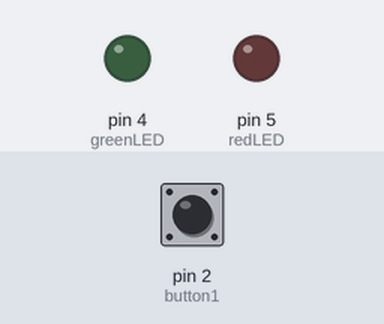
Bench run of a sketch on a simulated Arduino Uno, built with avr-gcc and run on an emulated ATmega328P. Parts: output pins drawn as LEDs (lit = HIGH). Inputs (shaded band) come from the test bench; at power-on: pin 2 (button1) HIGH.

Above: at 1.2 s.
1.3 s: pin 2 (button1) pulled LOW for 0.15 s
At 3.1 s:
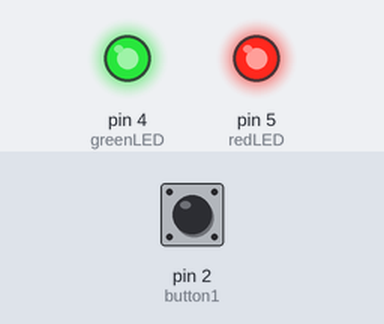
4.4 s: pin 2 (button1) pulled LOW for 1 s
At 4.8 s:
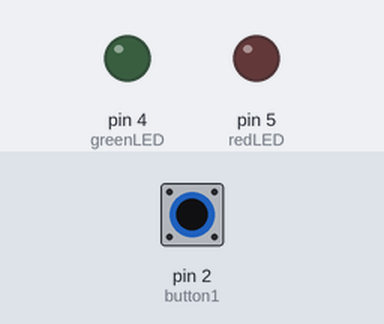
6.9 s: pin 2 (button1) pulled LOW for 3.2 s
At 10.7 s:
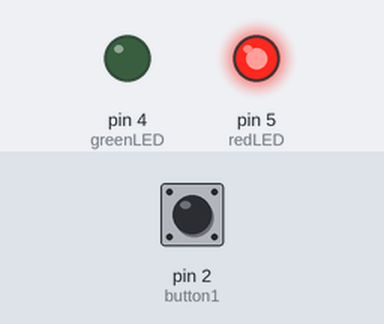
Timing chart, 0 to 18.4 s (numbered marks = the images above; inputs shaded):
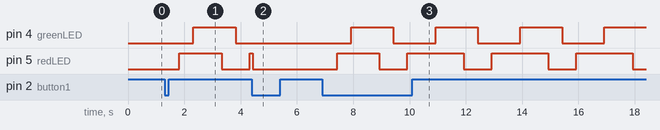

Measured:
- after the input at 1.3 s, pin 4 (greenLED): LOW → HIGH after 1.0 s, → LOW 1.5 s later; pin 5 (redLED): LOW → HIGH after 0.52 s, → LOW 1.5 s later, → HIGH 1.0 s later
- after the input at 4.4 s, pin 4 (greenLED): stays LOW (without the input it goes to HIGH after 0.92 s); pin 5 (redLED): HIGH → LOW after 0.03 s instead of 1.9 s
- after the input at 6.9 s, pin 4 (greenLED): alternates HIGH for 1.5 s and LOW for 1.5 s, starting after 1.0 s; pin 5 (redLED): LOW → HIGH after 0.52 s, then repeats every 3.0 s: LOW 1.0 s, HIGH 2.0 s

The sketch:

Question_6.ino
```cpp
const int redLED   = 5;
const int greenLED = 4;
//const int blueLED  = 6;
const int button1  = 2;
const int button2  = 3;


#define TIME 500  // ms per step

volatile bool toggleRequest = false;
bool running = false;

unsigned long lastStepTime = 0;
int stepIndex = 0;


void allOff() {
  digitalWrite(redLED, LOW);
  digitalWrite(greenLED, LOW);
//digitalWrite(blueLED, LOW);
}


void isr_button() {
  toggleRequest = true;
}

void setup() {
  Serial.begin(9600);

  pinMode(redLED, OUTPUT);
  pinMode(greenLED, OUTPUT);
  //pinMode(blueLED, OUTPUT);

  pinMode(button1, INPUT_PULLUP);
  pinMode(button2, INPUT_PULLUP);

  attachInterrupt(digitalPinToInterrupt(button1), isr_button, FALLING);

  allOff();
}

void loop() {
  // ----- button toggle -----
  if (toggleRequest) {
    toggleRequest = false;

    delay(25); // debounce
    if (digitalRead(button1) == LOW) {
      running = !running;

      if (!running) {
        allOff();           // stop
        stepIndex = 0;      // reset cases
      } else {
        lastStepTime = millis(); // start timing
      }
    }
  }

  //------ do nothing ---------
  if (!running) return;

  // ----- timing -------
  unsigned long now = millis();
  if (now - lastStepTime < TIME) return;
  lastStepTime = now;

  // ------- light cases -----
  switch (stepIndex) {
    case 0: // R
      digitalWrite(redLED, HIGH);
      digitalWrite(greenLED, LOW);
      //digitalWrite(blueLED, LOW);
      break;

    case 1: // RG
      digitalWrite(redLED, HIGH);
      digitalWrite(greenLED, HIGH);
      //digitalWrite(blueLED, LOW);
      break;

    case 2: // RGB
      digitalWrite(redLED, HIGH);
      digitalWrite(greenLED, HIGH);
      //digitalWrite(blueLED, HIGH);
      break;

    case 3: // GB
      digitalWrite(redLED, LOW);
      digitalWrite(greenLED, HIGH);
      //digitalWrite(blueLED, HIGH);
      break;

    case 4: // B
      digitalWrite(redLED, LOW);
      digitalWrite(greenLED, LOW);
      //digitalWrite(blueLED, HIGH);
      break;

    case 5: // RB
      digitalWrite(redLED, HIGH);
      digitalWrite(greenLED, LOW);
      //digitalWrite(blueLED, HIGH);
      break;
  }

  stepIndex = (stepIndex + 1) % 6;
}
```
